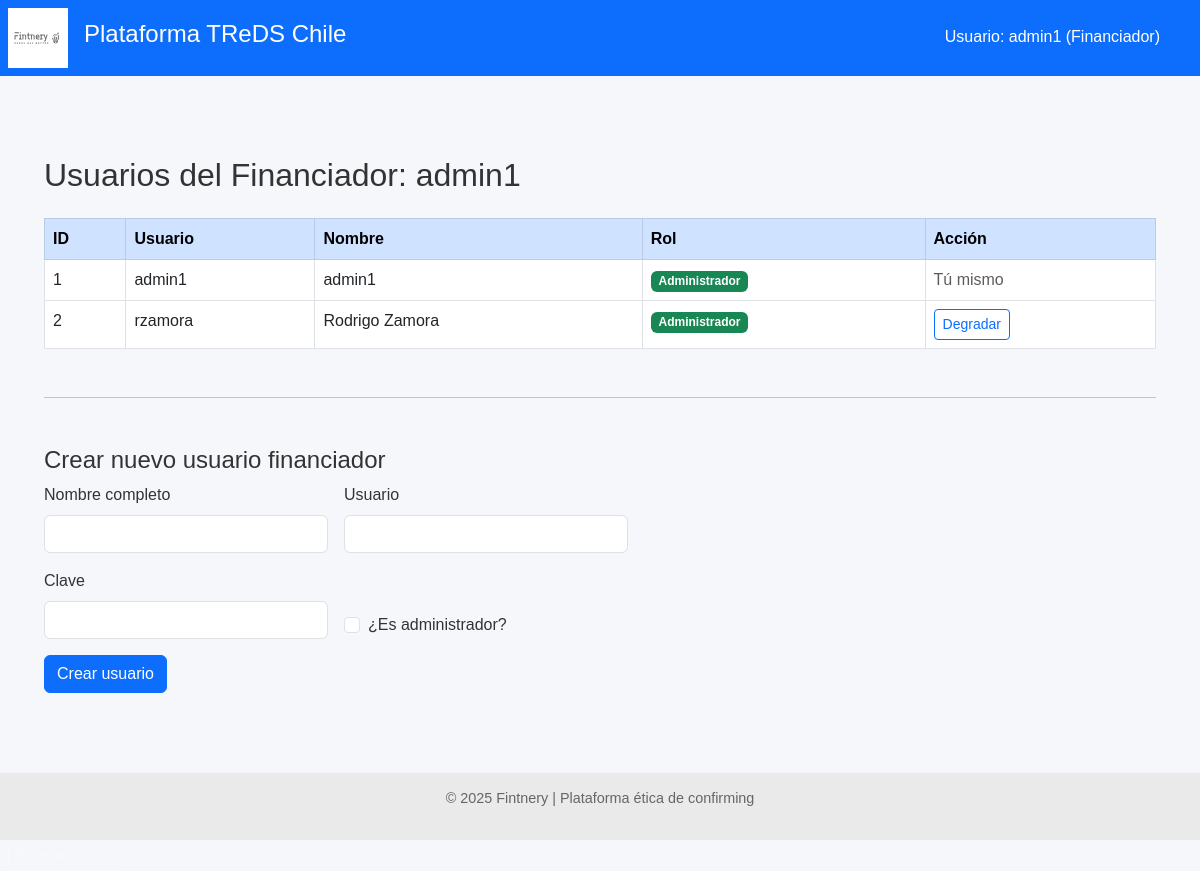
The page /financiador/usuarios (signed in) on the database its author committed.
### models.py (models this page shows)
class Financiador(Base):
    __tablename__ = "financiadores"
    id = Column(Integer, primary_key=True, index=True)
    nombre = Column(String, nullable=False)
    usuario = Column(String, unique=True, index=True, nullable=False)
    clave_hash = Column(String, nullable=False)
    fondo_id = Column(Integer, ForeignKey("fondos.id"), nullable=False)
    fondo = relationship("Fondo", back_populates="financiadores")
    es_admin = Column(Boolean, default=False)
    costo_fondos_mensual = Column(Float, default=0.0)  # ← Explicita unidad mensual
    fecha_costo_fondos = Column(Date, default=None)    # ← Fecha de carga más reciente
    condiciones = relationship(
        "CondicionesPorPagador",
        back_populates="financiador",
        cascade="all, delete-orphan"
    )
    ofertas = relationship("OfertaFinanciamiento", back_populates="financiador")

### routers/financiador.py (the view)
@router.get("/usuarios")
def listar_usuarios(request: Request, db: Session = Depends(get_db)):
    fid = request.session.get("financiador_id")
    if not fid:
        return RedirectResponse("/financiador/login", 303)
    admin = db.query(Financiador).get(fid)
    _solo_admin(admin)
    usuarios = db.query(Financiador).filter_by(fondo_id=admin.fondo_id).all()
    return templates.TemplateResponse("usuarios_financiador.html", {
        "request": request,
        "usuarios": usuarios,
        "financiador_nombre": admin.nombre
    })

### templates/usuarios_financiador.html (shortened to what this page needs)
{% extends "base.html" %}
{% block content %}
<div class="container mt-5">
    <h2 class="mb-4">Usuarios del Financiador: {{ financiador_nombre }}</h2>
    <table class="table table-bordered table-hover">
        <thead class="table-primary">
            <tr>
                <th>ID</th>
                <th>Usuario</th>
                <th>Nombre</th>
                <th>Rol</th>
                <th>Acción</th>
            </tr>
        </thead>
        <tbody>
            {% for u in usuarios %}
                <tr>
                    <td>{{ u.id }}</td>
                    <td>{{ u.usuario }}</td>
                    <td>{{ u.nombre }}</td>
                    <td>
                        {% if u.es_admin %}
                            <span class="badge bg-success">Administrador</span>
                        {% else %}
                            <span class="badge bg-secondary">Comercial</span>
                        {% endif %}
                    </td>
                    <td>
                        {% if u.id != request.session.get('financiador_id') %}
                            <form method="post" action="/financiador/usuarios/toggle-admin/{{ u.id }}">
                                <button type="submit" class="btn btn-sm btn-outline-primary">
                                    {% if u.es_admin %}Degradar{% else %}Promover{% endif %}
                                </button>
                            </form>
                        {% else %}
                            <span class="text-muted">Tú mismo</span>
                        {% endif %}
                    </td>
                </tr>
            {% endfor %}
        </tbody>
    </table>
    <hr class="my-5">
    <h4>Crear nuevo usuario financiador</h4>
    <form method="post" action="/financiador/usuarios/crear" class="row g-3" style="max-width: 600px;">
        <div class="col-md-6">
            <label for="nombre" class="form-label">Nombre completo</label>
            <input type="text" class="form-control" id="nombre" name="nombre" required>
        </div>
        <div class="col-md-6">
            <label for="usuario" class="form-label">Usuario</label>
            <input type="text" class="form-control" id="usuario" name="usuario" required>
        </div>
        <div class="col-md-6">
            <label for="clave" class="form-label">Clave</label>
            <input type="password" class="form-control" id="clave" name="clave" required>
        </div>
        <div class="col-md-6 d-flex align-items-end">
            <div class="form-check">
                <input class="form-check-input" type="checkbox" id="es_admin" name="es_admin">
                <label class="form-check-label" for="es_admin">
                    ¿Es administrador?
                </label>
            </div>
        </div>
        <div class="col-12">
            <button type="submit" class="btn btn-primary">Crear usuario</button>
        </div>
    </form>
</div>
{% endblock %}

### templates/base.html (shortened to what this page needs)
<!DOCTYPE html>
<html lang="es">
<head>
    <link href="https://cdn.jsdelivr.net/npm/bootstrap@5.3.0/dist/css/bootstrap.min.css" rel="stylesheet">
    <link rel="stylesheet" href="/static/styles.css">
</head>
<body>
    <header class="main-header d-flex align-items-center bg-primary text-white p-2">
        <img src="/static/LogoFIntneryWeb.svg" alt="Fintnery" class="logo me-3" style="height: 60px;">
        <h1 class="titulo-principal">Plataforma TReDS Chile</h1>
    </header>
    <main>
        {% block content %}{% endblock %}
    </main>
    <footer class="footer text-center mt-5">
        <p>&copy; 2025 Fintnery | Plataforma ética de confirming</p>
    </footer>
    {% if financiador_nombre or proveedor_nombre or pagador_nombre %}
    <div style="position: absolute; top: 20px; right: 30px; color: white; background-color: #0d6efd; padding: 5px 10px; border-radius: 5px;">
        Usuario:
        {% if financiador_nombre %}{{ financiador_nombre }} (Financiador){% endif %}
    </div>
    {% endif %}
    {% if request.session.get('es_admin') %}
    <a href="/financiador/usuarios" class="btn btn-sm btn-outline-light ms-2">Panel usuarios</a>
    {% endif %}
</body>
</html>

### static/styles.css (style rules this page uses)
body { font-family: sans-serif; margin: 0; background-color: #f5f7fa; color: #333; }
.main-header { background-color: #1f3a93; color: white; padding: 1em; display: flex; align-items: center; }
.logo { height: 40px; margin-right: 15px; }
.titulo-principal { font-size: 1.5em; }
footer.footer { background-color: #eaeaea; text-align: center; padding: 1em; font-size: 0.9em; color: #666; }
main { padding: 2em; }

### rows shown on the page
Financiador: nombre "admin1", id "1", usuario "admin1", es_admin "Administrador", shows "Tú mismo"
Financiador: id "2", usuario "rzamora", nombre "Rodrigo Zamora", es_admin "Administrador"
